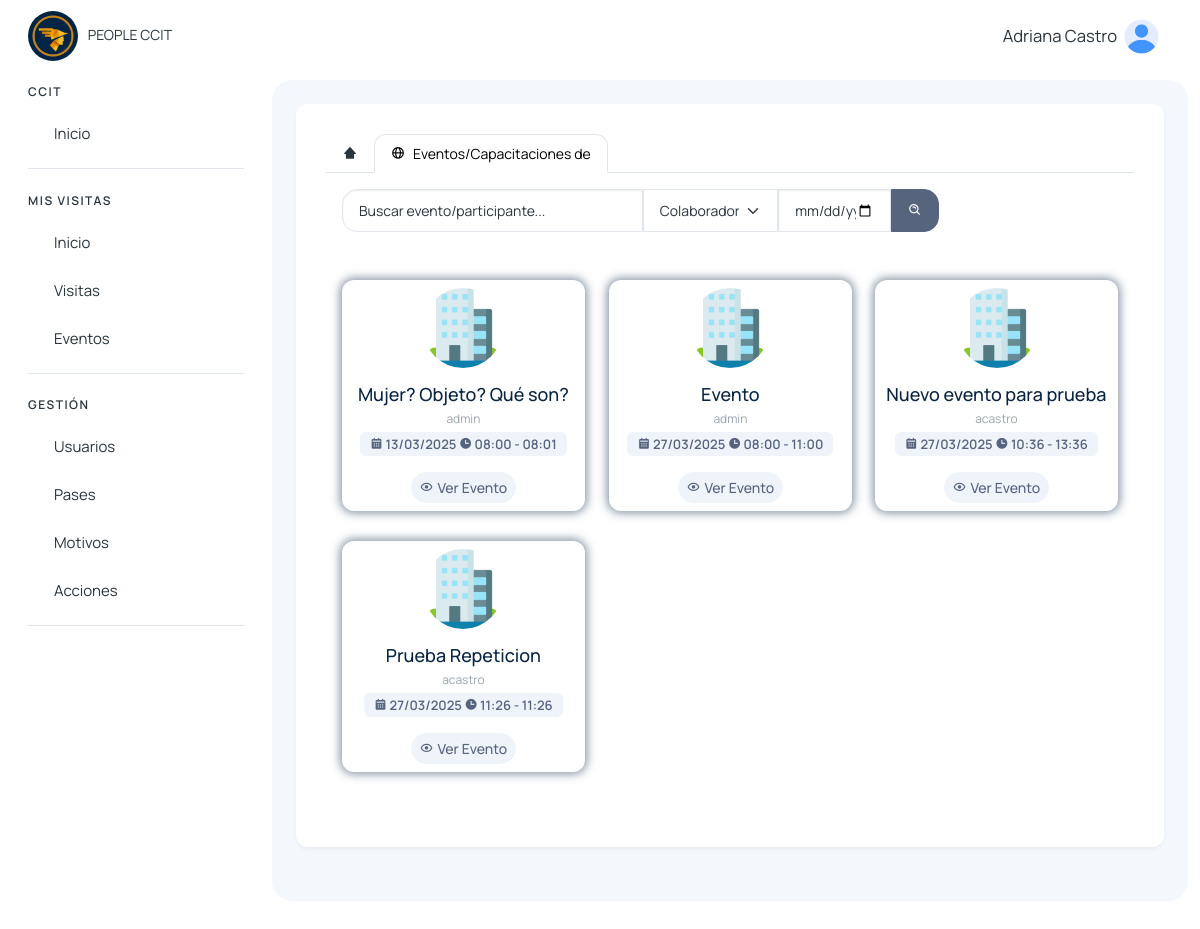
The page /visitas/buscar_eventos_recepcion (signed in) on the database its author committed.
### eventos/models.py (models this page shows, shortened)
class EventoCapacitacion(models.Model):
    nombre = models.CharField(max_length=255)
    organizador = models.ForeignKey(User, on_delete=models.CASCADE)
    fecha = models.DateField()
    hora_inicio = models.TimeField()
    hora_fin = models.TimeField()
    cantidad_visitantes = models.IntegerField()
    estado = models.CharField(max_length=255, default='activo')
    created_at = models.DateTimeField(auto_now_add=True)
    updated_at = models.DateTimeField(auto_now=True)

### visitantes/views.py (the view)
# urls.py: path('visitas/buscar_eventos_recepcion', views.buscar_eventos_recepcion, name='buscar_eventos_recepcion'),
@login_required
def buscar_eventos_recepcion(request):
    q = request.GET.get('q', '').strip()
    persona = request.GET.get('persona_visitada', '').strip()  # valor seleccionado en el <select>
    fecha_str = request.GET.get('fecha', '').strip()  # formato YYYY-MM-DD
    today = timezone.localdate()
    fecha_filter = None
    if fecha_str:
        try:
            fecha_filter = datetime.strptime(fecha_str, "%Y-%m-%d").date()
        except ValueError:
            fecha_filter = None
    visitantes_visita = VisitanesVisita.objects.all()
    pertenencias = PertenenciasVisitante.objects.all()
    pases = PaseAcceso.objects.all()
    pases_disponibles = PaseAcceso.objects.filter(estado_pase='Disponible').count()
    eventos = EventoCapacitacion.objects.all()  # opcional
    visitante_por_documento = {v.documento_identificacion: v.nombre for v in visitantes_visita}
    if q:
        evento_visitantes_match = EventoVisitante.objects.filter(nombre_visitante__icontains=q)
        id_eventos_visitantes = evento_visitantes_match.values_list('id_evento', flat=True).distinct()
        eventos_capacitacion_match = EventoCapacitacion.objects.filter(nombre__icontains=q)
        eventos_result = EventoCapacitacion.objects.filter(
            Q(id__in=id_eventos_visitantes) | Q(id__in=eventos_capacitacion_match)
        )
    else:
        eventos_result = EventoCapacitacion.objects.all()
    if fecha_filter:
        eventos_result = eventos_result.filter(fecha=fecha_filter)
    if persona and persona.lower() != "colaborador":
        eventos_result = eventos_result.filter(organizador=persona)
    eventos_result = eventos_result.order_by('fecha', 'hora_inicio')
    colaboradores = Colaborador.objects.filter(estado='activo')
    context = {
        'resultados_eventos': eventos_result,
        'query': q,
        'persona': persona,
        'fecha': fecha_filter if fecha_filter else today,
        'visitantes_visita': visitantes_visita,
        'pertenencias': pertenencias,
        'pases': pases,
        'eventos': eventos,
        'visitante_por_documento': visitante_por_documento,
        'pases_disponibles': pases_disponibles,
        'colaboradores': colaboradores,
    }
    return render(request, 'visitantes/recepcion/principales/busqueda_eventos_capacitaciones.html', context)

### usuarios/templatetags/menu_tags.py (called while the page is built)
@register.simple_tag(takes_context=True)
def active(context, *url_names):
    request = context.get('request')
    if not request:
        return ''
    current_url = request.resolver_match.url_name
    if current_url in url_names:
        return 'active'
    return ''

### visitantes/context_processors.py (called while the page is built)
def grupos_usuario(request):
    if request.user.is_authenticated:
        grupos = request.user.groups.all()
        usuarios = User.objects.filter(is_active=True)  # Solo usuarios activos
    else:
        grupos = []
        usuarios = []
    return {
        'user_grupos': grupos,
        'users': usuarios,
    }

### templates/visitantes/recepcion/principales/busqueda_eventos_capacitaciones.html (shortened to what this page needs)
{% extends 'layout/layout.html' %}
{% block content %}
{% load static %}
<div>
    <ul class="nav nav-tabs" role="tablist" data-aos="zoom-in">
        <li class="nav-item">
            <a class="nav-link d-flex" href="{% url 'eventos_capacitaciones' %}">
                <span><i class='bx bxs-home-alt-2'></i></i></span>
            </a>
        </li>
        <li class="nav-item">
            <a class="nav-link d-flex active" data-bs-toggle="tab" href="#eventos_capacitaciones" role="tab">
                <span><i class='bx bx-globe'></i></i> </span>
                <span class="d-none d-md-block ms-2">Eventos/Capacitaciones {% if persona != 'Colaborador' %} de {{persona}} {% endif %}</span>
            </a>
        </li>
    </ul>
    <div class="tab-pane" id="eventos_capacitaciones" role="tabpanel">
        <div class="row p-3" data-aos="zoom-in">
            <div class="mb-3 row d-flex">
                <form action="{% url 'buscar_eventos_recepcion' %}" class="d-flex">
                    <input type="search" class="form-control" name="q" id="search_visita" placeholder="Buscar evento/participante..." style="border-radius: 15px 0px 0px 15px; width: 40%;" {% if query %} value="{{query}}" {% endif %}>
                    <select class="form-select busqueda_visita" name="persona_visitada" id="persona_visitada" style="border-radius: 0px; width: 18%;" >
                        <option selected>Colaborador</option>
                    </select>
                    <input type="date" class="form-control" name="fecha" id="fecha" style="border-radius: 0px; width: 15%;" {% if fecha %} value="{{fecha}}" {% endif %}>
                    <button type="submit" class="btn btn-secondary" style="border-radius: 0px 15px 15px 0px;">
                        <i class='bx bx-search-alt'></i>
                    </button>
                </form>
            </div>
        </div>
        <div class="row p-3">
            {% for evento in resultados_eventos %}
                <div class="col-12 col-sm-12 col-md-6 col-lg-4 col-xl-4" data-aos="zoom-in">
                    <div class="card hover-img card-visita-dentro">
                        <div class="card-body p-2 text-center border-none">
                            <img src="{% static '/img/eventos.png' %}" alt="matdash-img" class="rounded-circle mb-3" width="80" height="80">
                            <h4 class="card-title mb-1">{{evento.nombre}}</h4>
                            <div class=" mb-1 row">
                                <span class="fs-2">{{evento.organizador}}</span>
                            </div>
                            <span class="badge text-bg-light text-secondary">
                                <i class='bx bxs-calendar'></i> {{evento.fecha | date:'d/m/Y' }}
                                <i class='bx bxs-time'></i> {{evento.hora_inicio}} - {{evento.hora_fin}}
                            </span>
                        </div>
                        <ul class="px-2 py-2 list-unstyled d-flex align-items-center justify-content-center mb-0">
                            <li class="position-relative">
                                <a class="btn btn-light btn-sm text-secondary d-flex align-items-center justify-content-center text-center fs-3" href="{% url 'detalles_evento_visitas' evento.id %}">
                                    <i class='bx bx-show' style="margin-right: 4px;"></i> Ver Evento
                                </a>
                            </li>
                        </ul>
                    </div>
                </div>
            {% empty %}
                <div class="col-12 text-center" data-aos="zoom-in">
                    No se encontraron resultados
                </div>
            {% endfor %}
        </div>
    </div>
</div>
{% endblock %}

### templates/layout/layout.html (shortened to what this page needs)
{% load static %}
{% load menu_tags %}
<!DOCTYPE html>
<html lang="en">
<head>
    <link href='https://unpkg.com/boxicons@2.1.4/css/boxicons.min.css' rel='stylesheet'>
    <link href="https://unpkg.com/aos@2.3.1/dist/aos.css" rel="stylesheet">
    <link rel="stylesheet" href="https://cdn.jsdelivr.net/npm/sweetalert2@11.4.4/dist/sweetalert2.min.css">
    <link rel="stylesheet" href="{% static '/assets/css/styles.min.css' %}" />
</head>
<body>
  <div class="page-wrapper" id="main-wrapper" data-layout="vertical" data-navbarbg="skin6" data-sidebartype="full"
  data-sidebar-position="fixed" data-header-position="fixed">
    <aside class="left-sidebar">
        <div>
            <div class="brand-logo d-flex align-items-center justify-content-between">
                <a href="{% url 'home' %}" class="text-nowrap logo-img">
                    <img class="rounded-circle" width="50" src="{% static '/img/logo.png' %}" alt="logo" style="margin-right: 7px" />
                    PEOPLE CCIT
                </a>
            </div>
            <nav class="sidebar-nav scroll-sidebar" data-simplebar="">
                <ul id="sidebarnav">
                    <li class="nav-small-cap">
                        <span class="hide-menu">CCIT</span>
                    </li>
                    <li class="sidebar-item">
                        <a class="sidebar-link" href="{% url 'home' %}" aria-expanded="false">
                            <span class="hide-menu">Inicio</span>
                        </a>
                    </li>
                    {% for grupo in user_grupos %}
                        {% if grupo.name == "visitas_colaborador_group" or grupo.name == 'visitas_it_group' or grupo.name == "super_admin" %}
                            <li class="nav-small-cap">
                                <span class="hide-menu">MIS VISITAS</span>
                            </li>
                            <li class="sidebar-item">
                                <a class="sidebar-link {% active 'colaboradores_home' 'buscar_inicio_colaborador' %}" href="{% url 'colaboradores_home' %}" aria-expanded="false">
                                    <span class="hide-menu">Inicio</span>
                                </a>
                            </li>
                            <li class="sidebar-item">
                                <a class="sidebar-link {% active 'visitas_colaborador' 'buscar_visitas_colaborador' 'colaboradores-nueva-visita' 'salida_mea_visita' 'detalle_visita_agendada' 'detalle_visita_dentro' 'nueva-visita-agendada' 'editar_visita_agendada' %}" href="{% url 'visitas_colaborador' %}" aria-expanded="false">
                                    <span class="hide-menu">Visitas</span>
                                </a>
                            </li>
                            <li class="sidebar-item">
                                <a class="sidebar-link {% active 'eventos_capacitaciones_colaborador' 'buscar_eventos_colaborador' 'nuevo_evento' 'actualizar_participante' 'detalles_evento_visitas' 'detalles_evento' %}" href="{% url 'eventos_capacitaciones_colaborador' %}" aria-expanded="false">
                                    <span class="hide-menu">Eventos</span>
                                </a>
                            </li>
                        {% endif %}
                    {% endfor %}
                    {% for grupo in user_grupos %}
                        {% if grupo.name == "visitas_it_group" or grupo.name == "super_admin" %}
                            <li class="nav-small-cap">
                                <span class="hide-menu">GESTIÓN</span>
                            </li>
                            <li class="sidebar-item">
                                <a class="sidebar-link {% active 'user_list' 'buscar_user' 'edit_user' 'delete_user' 'reset_user_password' 'create_user' 'cambiar_estado_usuario' 'reset_password' 'change_password_reset' %}" href="{% url 'user_list' %}" aria-expanded="false">
                                    <span class="hide-menu">Usuarios</span>
                                </a>
                            </li>
                            <li class="sidebar-item">
                                <a class="sidebar-link {% active 'pases' 'buscar_pase' 'crear_pase' 'editar_pase' %}" href="{% url 'pases' %}" aria-expanded="false">
                                    <span class="hide-menu">Pases</span>
                                </a>
                            </li>
                            <li class="sidebar-item">
                                <a class="sidebar-link {% active 'motivos' %}" href="{% url 'motivos' %}" aria-expanded="false">
                                    <span class="hide-menu">Motivos</span>
                                </a>
                            </li>
                            <li class="sidebar-item">
                                <a class="sidebar-link {% active 'acciones' %}" href="{% url 'acciones' %}" aria-expanded="false">
                                    <span class="hide-menu">Acciones</span>
                                </a>
                            </li>
                        {% endif %}
                    {% endfor %}
                </ul>
            </nav>
        </div>
    </aside>
  <div class="body-wrapper">
    <header class="app-header">
        <nav class="navbar navbar-expand-lg navbar-light">
            <div class="navbar-collapse justify-content-end px-0" id="navbarNav">
                <ul class="navbar-nav flex-row ms-auto align-items-center justify-content-end">
                    <li class="nav-item dropdown">
                        <a class="nav-link " href="javascript:void(0)" id="drop2" data-bs-toggle="dropdown"
                            aria-expanded="false">
                            <small style="font-size: smaller; margin-right: 7px;">
                                {{request.user.first_name}} {{request.user.last_name}}
                            </small>
                            <img src="{% static '/img/home/user.png' %}" alt="" width="35" height="35" class="rounded-circle">
                        </a>
                    </li>
                </ul>
            </div>
        </nav>
    </header>
            <div class="body-wrapper-inner">
                <div class="container-fluid">
                    <div class="card">
                        <div class="card-body">
                            {% block content %} {% endblock %}
                        </div>
                    </div>
                </div>
            </div>
        </div>
    </div>
</body>
</html>

### templates/layout/layout.html (style rules this page uses)
.btn { border-radius: 25px; }
.body-wrapper .container-fluid { max-width: 1500px; }

### templates/visitantes/recepcion/principales/busqueda_eventos_capacitaciones.html (style rules this page uses)
.card-visita-dentro { box-shadow: 0px 0px 10px 2px #18314f86; }

### rows shown on the page
EventoCapacitacion: nombre "Mujer? Objeto? Qué son?", organizador "admin", fecha "13/03/2025", hora_inicio "08:00", hora_fin "08:01"
EventoCapacitacion: nombre "Evento", organizador "admin", fecha "27/03/2025", hora_inicio "08:00", hora_fin "11:00"
EventoCapacitacion: nombre "Nuevo evento para prueba", organizador "acastro", fecha "27/03/2025", hora_inicio "10:36", hora_fin "13:36"
EventoCapacitacion: nombre "Prueba Repeticion", organizador "acastro", fecha "27/03/2025", hora_inicio "11:26", hora_fin "11:26"

### other values the page prints
{{ request.user.first_name }} "Adriana"
{{ request.user.last_name }} "Castro"
